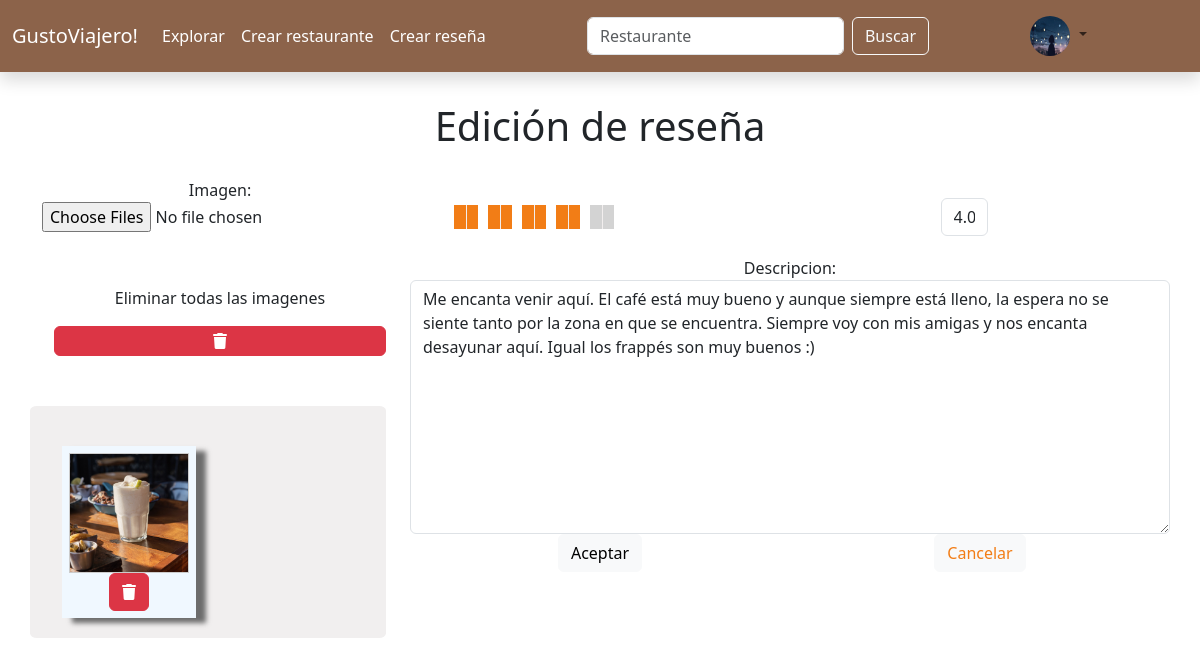
Page /editarresena/18 (signed in) on the committed database.
### inicio/models.py (models this page shows, shortened)
class FotoUsuario(models.Model):
    UsuarioID=models.ForeignKey(User, on_delete=models.CASCADE)
    Imagen=models.ImageField(upload_to='uploads/perfil', blank=True, null=True)

class FotosResena(models.Model):
    ResenaID=models.ForeignKey(Resena,on_delete=models.CASCADE)
    Imagen=models.ImageField(upload_to='uploads/resena', null=True, blank=True)

class Resena(models.Model):
    RestauranteID=models.ForeignKey(Restaurante,on_delete=models.CASCADE)
    UsuarioID=models.ForeignKey(User,on_delete=models.CASCADE)
    Fecha=models.DateField()
    Descripcion=models.CharField(max_length=280)
    Puntuacion=models.DecimalField(max_digits=2, decimal_places=1, validators=[MinValueValidator(1), MaxValueValidator(5)])

### inicio/views.py (the view)
# urls.py: path('editarresena/<int:pk>',views.editar_resena, name='editar_resena'),
def editar_resena (request, pk):
    if request.user.is_authenticated:
        usuario = request.user
        foto = FotoUsuario.objects.filter(UsuarioID=usuario).first()
        resena=get_object_or_404(Resena,id=pk)
        restaurante = get_object_or_404(Restaurante, id=resena.RestauranteID.id)
        if request.user.username== resena.UsuarioID.username:
            fotos = FotosResena.objects.filter(ResenaID=resena.id)
            InfoForm = ResenaForm(request.POST or None, instance=resena)
            FotoForm = FotoResenaForm(request.POST or None, request.FILES or None)
            if request.method == 'POST':
                print(request.POST)
                if InfoForm.is_valid() and FotoForm.is_valid():
                    resena = InfoForm.save(commit=False)
                    resena.Puntuacion= float(request.POST['Puntuacion'])
                    resena.RestauranteID= restaurante
                    resena.UsuarioID = usuario
                    resena.Fecha= timezone.now()
                    resena.save()
                    for imagen in request.FILES.getlist('Imagen'):
                        FotosResena.objects.create(ResenaID=resena, Imagen=imagen)
                    messages.success(request, "La resena fue actualizada")
                    return redirect('mis_resenas')
            else:
                return render(request, "editar_resena.html", {'InfoForm': InfoForm, 'FotoForm': FotoForm, 'resena': resena, 'fotos': fotos,'usuario':usuario,'foto':foto})

### inicio/forms.py
class ResenaForm(forms.ModelForm):
    class Meta:
        model=Resena
        fields=('Descripcion',)
        widgets={'Descripcion': forms.Textarea(attrs={'class': 'form-control'}),}

class FotoResenaForm(forms.ModelForm):
    class Meta:
        model= FotosResena
        fields=['Imagen']

### inicio/templates/editar_resena.html (shortened to what this page needs)
{% extends 'base.html' %}
{% load static %}
{% block content %}
<form action="" method="POST" enctype="multipart/form-data">
    <div class="container text-center" style="margin-top: 20px;">
        <div class="container d-flex justify-content-center" style="padding: 10px 10px 10px 10px; margin-bottom: 10px;">
            <p class="h1">Edición de reseña</p>
          </div>
        <div class="row align-items-start">
            <div class="col-4">
                <div class="row">
                    {{ FotoForm.Imagen.label_tag }}
                </div>
                <div class="row">
                    <input type="file" name="{{ FotoForm.Imagen.name }}" id="{{ FotoForm.Imagen.id_for_label }}" multiple>
                </div>
                <div class="container mt-4">
                  <div class="row">
                    {% if fotos %}
                        <div style="margin-top: 30px;">
                            <p>Eliminar todas las imagenes</p>
                            <a href="{% url 'eliminar_todas_imagen_resena' resena.id%}" class="btn btn-danger d-grid" ><i class="fa-solid fa-trash"></i></a>
                        </div>
                        <div class="row" style="margin-top: 50px; background-color: rgb(241, 239, 239); padding: 20px 20px 20px 20px; border-radius: 2%;">
                      {% for foto in fotos %}
                          <div class="col-6" style="margin-top: 20px;">
                            <div class="container restaurante" style="background-color: aliceblue; height: 100%; box-shadow: 10px 5px 5px rgb(108, 108, 108); padding: 7px 7px 7px 7px;">
                                <div style="width: 120px; height: 120px; overflow: hidden; margin: 0 auto; border: 1px solid #ccc;">
                                    <img src="{{ foto.Imagen.url }}" alt="Imagen de restaurante" class="img-fluid">
                                </div>
                                <a href="{% url 'eliminar_imagen_resena' foto.id%}" class="btn btn-danger"><i class="fa-solid fa-trash"></i></a>
                            </div>
                          </div>
                      {% endfor %}
                    </div>
                    {% endif%}
                  </div>
              </div>
            </div>
            <div class="col-8">
                    <div class="row" style="margin: 20px;">
                    <div class="col d-flex align-self-center" >
                        <div class="cuadro" onclick="cambiarTexto(0.5)"></div>
                        <div class="cuadro derecha" onclick="cambiarTexto(1)"></div>
                        <div class="cuadro" onclick="cambiarTexto(1.5)"></div>
                        <div class="cuadro derecha" onclick="cambiarTexto(2)"></div>
                        <div class="cuadro" onclick="cambiarTexto(2.5)"></div>
                        <div class="cuadro derecha" onclick="cambiarTexto(3)"></div>
                        <div class="cuadro" onclick="cambiarTexto(3.5)"></div>
                        <div class="cuadro derecha" onclick="cambiarTexto(4)"></div>
                        <div class="cuadro" onclick="cambiarTexto(4.5)"></div>
                        <div class="cuadro derecha" onclick="cambiarTexto(5)"></div>
                    </div>
                <div class="col d-flex align-content-center justify-content-center ">
                    <input type="text" class="form-control"  name="Puntuacion" id="Input" style="background-color: transparent; width: 47px;" value="{{resena.Puntuacion}}">
                </div>
            </div>
            <div class="row">
                {{InfoForm.Descripcion.label_tag}}
                {{InfoForm.Descripcion}}
            </div>
            <div class="row">
                <div class="col">
                <button type="submit" class="btn btn-light">Aceptar</button>
                </div>
                <div class="col">
                  <a href="{% url 'elegir_restaurante' %}" class="btn btn-light" style="color: #F27D16;">Cancelar</a>
                </div>
              </div>
          </div>
        </div>
      </div>
</form>
{% endblock %}

### inicio/templates/base.html (shortened to what this page needs)
{% load static %}
<!doctype html>
<html lang="es">
  <head>
    <link href="https://cdn.jsdelivr.net/npm/bootstrap@5.3.2/dist/css/bootstrap.min.css" rel="stylesheet">
    <link href="css/style.css" rel="stylesheet">
  </head>
  <body>
    <nav class="navbar navbar-expand-lg shadow" style="background-color: #8C634A;">
      <div class="container-fluid">
        <a class="navbar-brand" href="{% url 'home' %}" style="color: white;">GustoViajero!</a>
        <div class="collapse navbar-collapse" id="navbarSupportedContent">
          <ul class="navbar-nav me-auto mb-2 mb-lg-0">
            <li class="nav-item">
              <a class="nav-link" aria-current="page" href="{% url 'explorar' %}" style="color: white;">Explorar</a>
            </li>
            <li class="nav-item">
              <a class="nav-link" aria-current="page" href="{% url 'crear_restaurante' %}" style="color: white;">Crear restaurante</a>
            </li>
            <li class="nav-item">
              <a class="nav-link" aria-current="page" href="{% url 'elegir_restaurante' %}" style="color: white;">Crear reseña</a>
            </li>
          </ul>
        </div>
        <div class="collapse navbar-collapse" id="navbarSupportedContent">
          <ul class="navbar-nav me-auto mb-2 mb-lg-0">
          <form class="d-flex" action="{% url 'buscar_restaurantes' %}" method="GET">
            <input class="form-control me-2" type="search" name="q" placeholder="Restaurante" aria-label="Search">
            <button class="btn btn-outline-light" type="submit">Buscar</button>
          </form>
          </ul>
        </div>
        <div class="collapse navbar-collapse justify-content-end" id="navbarSupportedContent">
          <ul class="navbar-nav me-auto mb-2 mb-lg-0">
            <li class="nav-item dropdown">
              <a class="nav-link dropdown-toggle" href="#" role="button" data-bs-toggle="dropdown" aria-expanded="false">
                {% if foto %}
                <img src="{{foto.Imagen.url}}" width="40" height="40" style="border-radius: 50%;">
                {% else %}
                <img src="{% static 'images/default-perfil.jpg' %}" width="40" height="40" style="border-radius: 50%;">
                {% endif %}
              </a>
            </li>
          </ul>
        </div>
      </div>
    </nav>
    {% block content %}
    {% endblock %}
  </body>
</html>

### inicio/templates/editar_resena.html (style rules this page uses)
.cuadro { width: 12px; height: 24px; background-color: rgb(233, 232, 232); cursor: pointer; }
.derecha { margin-right: 10px; border-left: 1px solid rgb(242, 238, 238); }

### rows in the picture
FotoUsuario: Imagen (picture)
FotosResena: Imagen (picture)
Resena: Puntuacion "4.0", Descripcion "Me encanta venir aquí. El café está muy bueno y aunque siempre está lleno, la espera no se siente tanto por la zona en que se encuentra. Siempre voy con mis amigas y nos encanta desayunar aquí. Igual los frappés son muy buenos :)"

### other values in the picture
{{ FotoForm.Imagen.label_tag }} "Imagen:"
{{ InfoForm.Descripcion.label_tag }} "Descripcion:"
